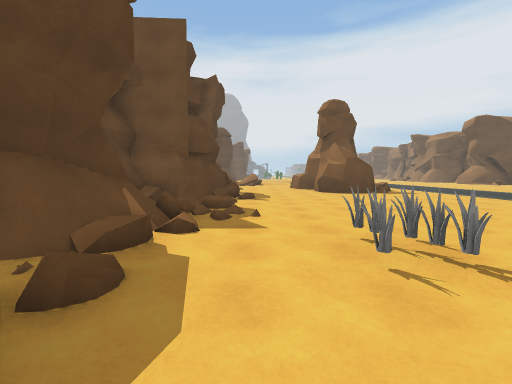
[1] (above)

21 first-person views from a walk through a 3-D level made in the Unity game engine. The camera is 1.5 m above the floor, tilts 4° down and sees 90° across. The floor is counted in squares, 2 m on a side. Each view is taken from the middle of a square. On the plan, view 1 faces up. The plan holds only what a view shows up to about 9 squares ahead; the rest is blank. The place goes on beyond the plan. Some animated figures are left out. Some surface patterns are stand-ins.

[2]
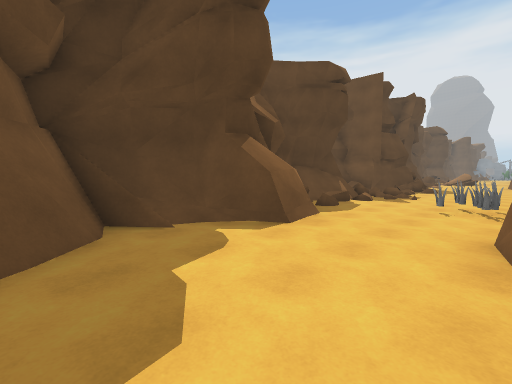

[3]
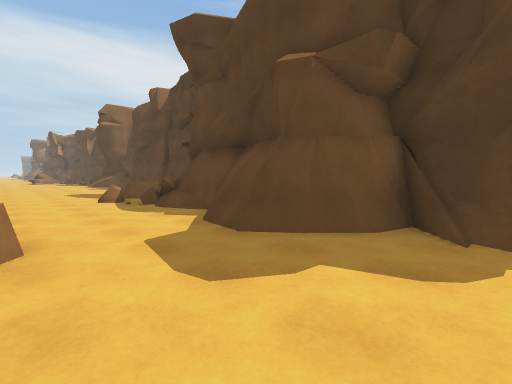

[4]
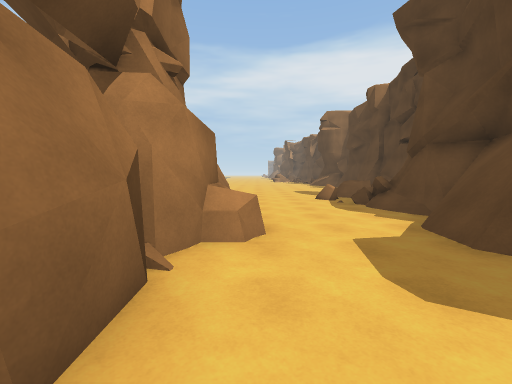

[5]
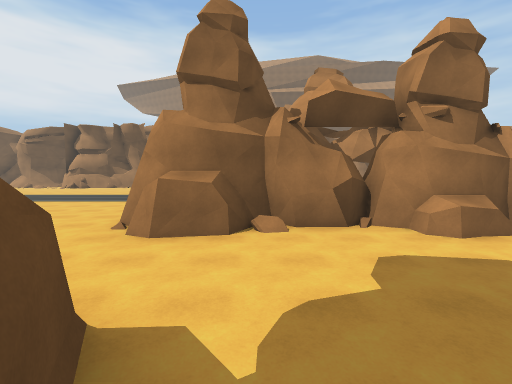

[6]
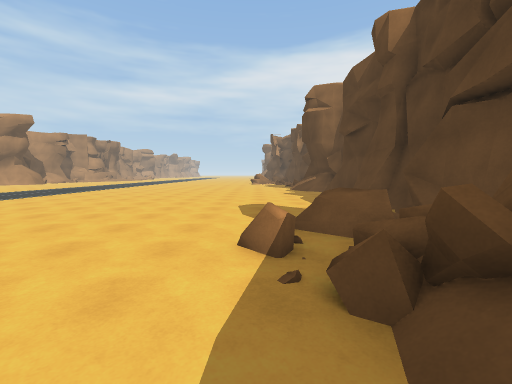

[7]
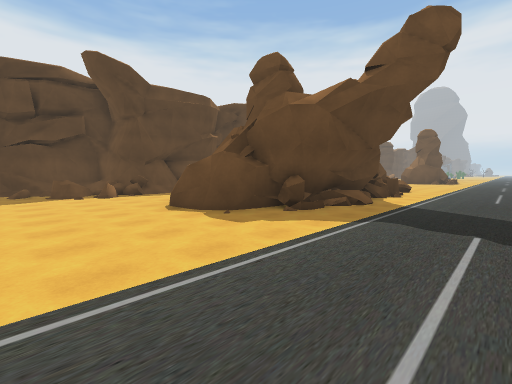

[8]
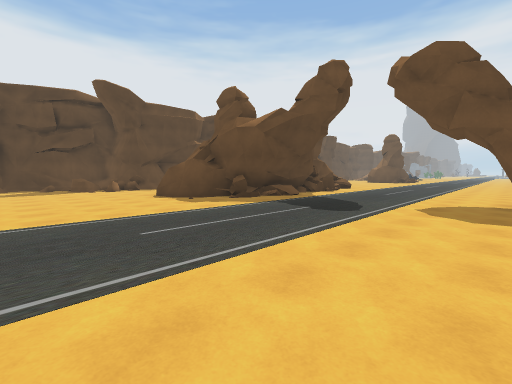

[9]
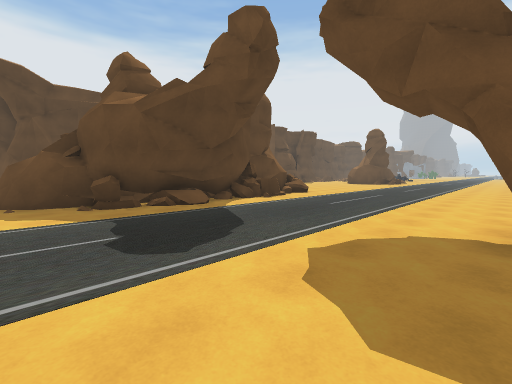

[10]
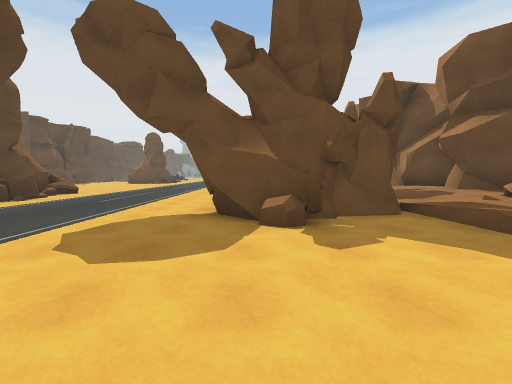

[11]
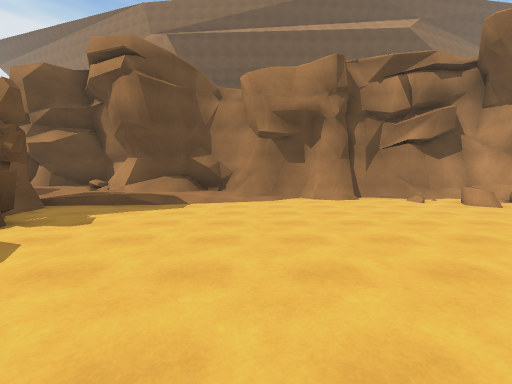

[12]
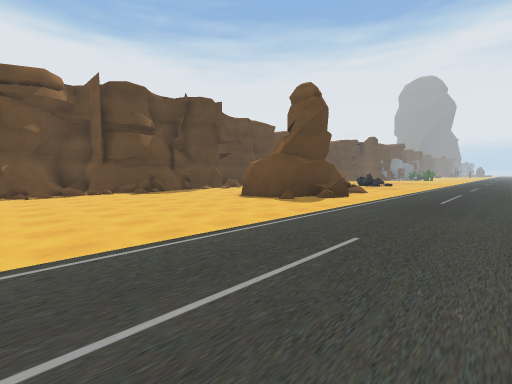

[13]
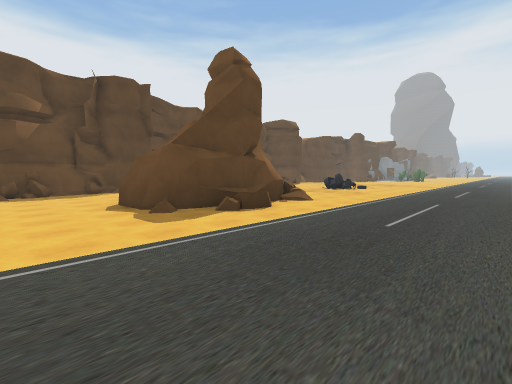

[14]
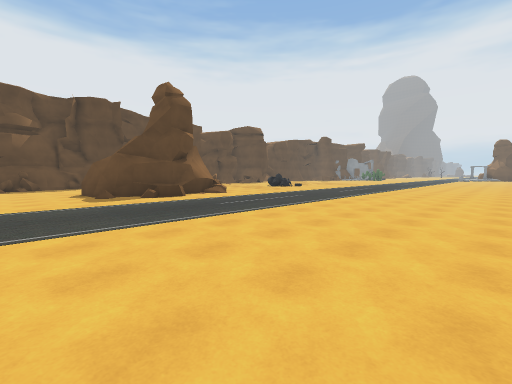

[15]
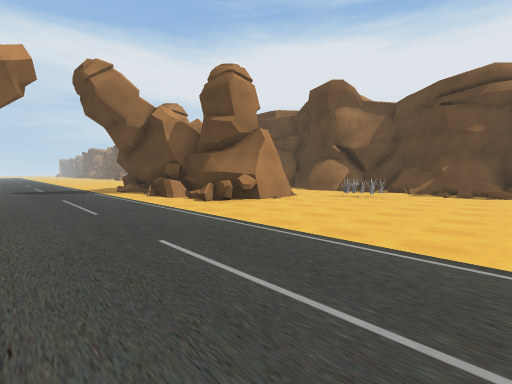

[16]
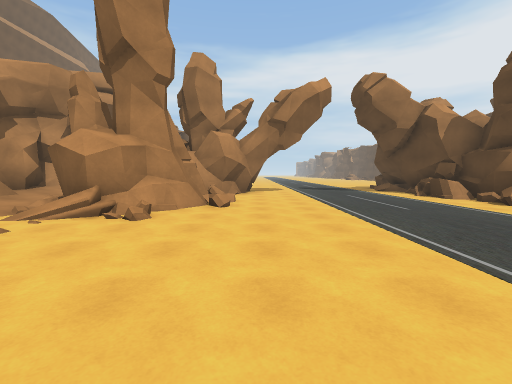

[17]
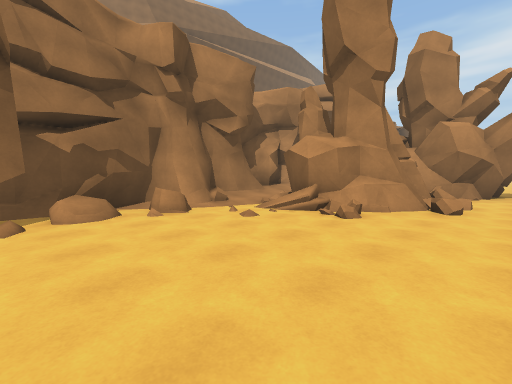

[18]
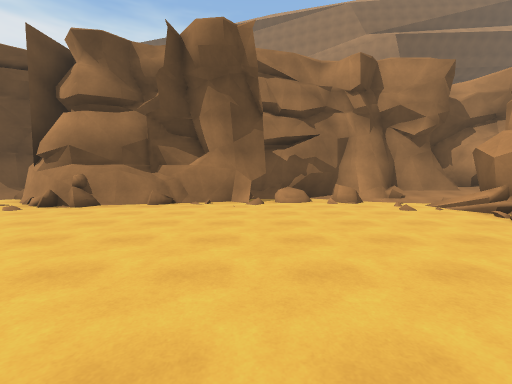

[19]
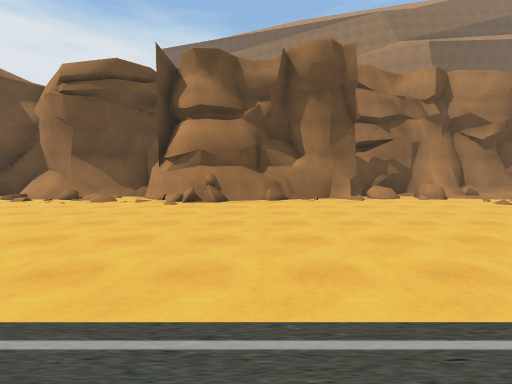

[20]
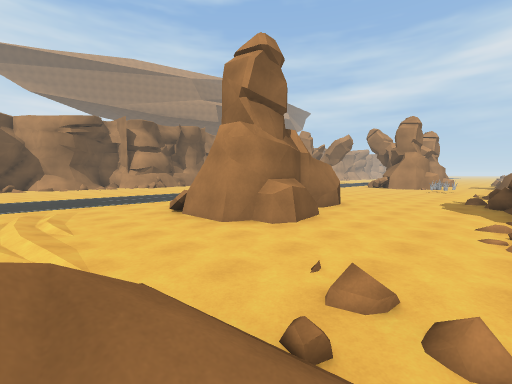

[21]
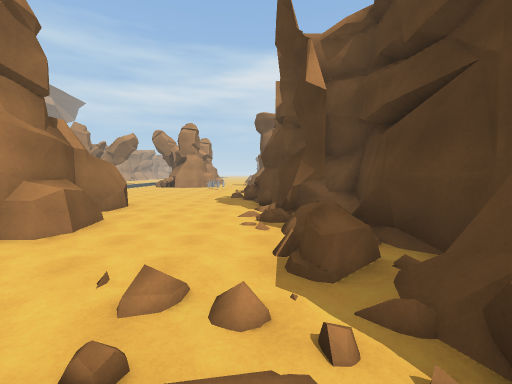

### Floor plan
Key: @ floor where view 1 was taken; # wall or solid block; . main floor; : floor 0.5 m higher than the main floor; + floor 0.75 m higher than the main floor; / step, stairs or slope; = window, fence, low wall or low ledge; ^ raised ledge; O other object.
Columns run from 3 left of view 1 to 19 right of it. Each row starts with its distance up from view 1.
 19             ..  ..
 18   // .////........   #
 17 #=//...../........   #
 16 #///.............. ./#
 15 #^....##^.........../#
 14 #=...^###.........../##
 13 ##...####.........././
 12 ##....###=........./#
 11 ##....###..........##
 10  #................./#
  9  ##.................#
  8   #.................#
  7 ###.................#
  6 #=#.................##
  5 ##=................./#
  4 ##=.................^#
  3 #/=.OO............../#
  2 #./.OO.............//#
  1  ^#..............=##/#
  0   #@.####=....../## /##
 -1 ###..####......./#  /##
 -2 #/....###^.......#  //#
 -3 ##....####......##  /+#
 -4  ##...####.....### //:#
 -5  ##..^####.....####///
 -6  ##...####......##./:#
 -7  #/...####........./:##
 -8  #/...###...........//#
 -9 ##=...##............/##
-10 #.^=................/##
-11 #/^................../#
-12 #/...................##
-13 # ...................#
-14 # .........      ....#
-15 #...........      ...#
-16 #...........       ####

Positions as (right, up) in squares from view 1, and headings:
1: (0, 0), facing up
2: (2, -4), facing up-left
3: (2, -2), facing down-left
4: (2, -2), facing down
5: (-2, -2), facing right
6: (0, -7), facing down
7: (9, -12), facing up-left
8: (12, -13), facing up-left
9: (12, -9), facing up-left
10: (13, -10), facing up
11: (10, -10), facing right
12: (10, 4), facing up-left
13: (10, 8), facing up-left
14: (14, 8), facing up-left
15: (10, 6), facing down-left
16: (12, 6), facing down
17: (12, 6), facing down-right
18: (10, 6), facing right
19: (9, 9), facing right
20: (-1, 18), facing down-right
21: (-1, 18), facing down
